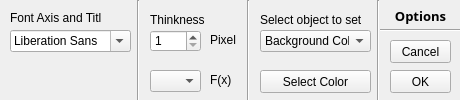
<?xml version="1.0" encoding="UTF-8"?>
<ui version="4.0">
 <class>OptionMenuPlotter</class>
 <widget class="QWidget" name="OptionMenuPlotter">
  <property name="geometry">
   <rect>
    <x>0</x>
    <y>0</y>
    <width>460</width>
    <height>100</height>
   </rect>
  </property>
  <property name="windowTitle">
   <string>Options</string>
  </property>
  <widget class="QPushButton" name="ok_btn">
   <property name="geometry">
    <rect>
     <x>390</x>
     <y>70</y>
     <width>61</width>
     <height>23</height>
    </rect>
   </property>
   <property name="text">
    <string>OK</string>
   </property>
  </widget>
  <widget class="QPushButton" name="cancel_btn">
   <property name="geometry">
    <rect>
     <x>390</x>
     <y>40</y>
     <width>61</width>
     <height>23</height>
    </rect>
   </property>
   <property name="text">
    <string>Cancel</string>
   </property>
  </widget>
  <widget class="QFontComboBox" name="font_box">
   <property name="geometry">
    <rect>
     <x>10</x>
     <y>30</y>
     <width>121</width>
     <height>22</height>
    </rect>
   </property>
  </widget>
  <widget class="QSpinBox" name="thinkness">
   <property name="geometry">
    <rect>
     <x>150</x>
     <y>30</y>
     <width>51</width>
     <height>22</height>
    </rect>
   </property>
   <property name="minimum">
    <number>1</number>
   </property>
   <property name="maximum">
    <number>5</number>
   </property>
  </widget>
  <widget class="QLabel" name="label_thinkness">
   <property name="geometry">
    <rect>
     <x>150</x>
     <y>10</y>
     <width>71</width>
     <height>20</height>
    </rect>
   </property>
   <property name="text">
    <string>Thinkness</string>
   </property>
  </widget>
  <widget class="QLabel" name="font">
   <property name="geometry">
    <rect>
     <x>10</x>
     <y>10</y>
     <width>91</width>
     <height>16</height>
    </rect>
   </property>
   <property name="text">
    <string>Font Axis and Title</string>
   </property>
  </widget>
  <widget class="QLabel" name="pixel">
   <property name="geometry">
    <rect>
     <x>210</x>
     <y>30</y>
     <width>31</width>
     <height>20</height>
    </rect>
   </property>
   <property name="text">
    <string>Pixel</string>
   </property>
  </widget>
  <widget class="QComboBox" name="comboBox">
   <property name="geometry">
    <rect>
     <x>150</x>
     <y>70</y>
     <width>51</width>
     <height>22</height>
    </rect>
   </property>
  </widget>
  <widget class="QLabel" name="fx">
   <property name="geometry">
    <rect>
     <x>210</x>
     <y>70</y>
     <width>31</width>
     <height>20</height>
    </rect>
   </property>
   <property name="text">
    <string>F(x)</string>
   </property>
  </widget>
  <widget class="QPushButton" name="select_color_btn">
   <property name="geometry">
    <rect>
     <x>260</x>
     <y>70</y>
     <width>111</width>
     <height>23</height>
    </rect>
   </property>
   <property name="text">
    <string>Select Color</string>
   </property>
  </widget>
  <widget class="Line" name="line">
   <property name="geometry">
    <rect>
     <x>130</x>
     <y>0</y>
     <width>16</width>
     <height>121</height>
    </rect>
   </property>
   <property name="orientation">
    <enum>Qt::Vertical</enum>
   </property>
  </widget>
  <widget class="Line" name="line_2">
   <property name="geometry">
    <rect>
     <x>240</x>
     <y>0</y>
     <width>16</width>
     <height>121</height>
    </rect>
   </property>
   <property name="orientation">
    <enum>Qt::Vertical</enum>
   </property>
  </widget>
  <widget class="Line" name="line_3">
   <property name="geometry">
    <rect>
     <x>370</x>
     <y>0</y>
     <width>16</width>
     <height>121</height>
    </rect>
   </property>
   <property name="orientation">
    <enum>Qt::Vertical</enum>
   </property>
  </widget>
  <widget class="QLabel" name="options">
   <property name="geometry">
    <rect>
     <x>380</x>
     <y>0</y>
     <width>81</width>
     <height>31</height>
    </rect>
   </property>
   <property name="font">
    <font>
     <family>Segoe UI Black</family>
     <pointsize>10</pointsize>
     <weight>75</weight>
     <bold>true</bold>
    </font>
   </property>
   <property name="text">
    <string>Options</string>
   </property>
   <property name="alignment">
    <set>Qt::AlignCenter</set>
   </property>
  </widget>
  <widget class="Line" name="line_4">
   <property name="geometry">
    <rect>
     <x>380</x>
     <y>20</y>
     <width>91</width>
     <height>20</height>
    </rect>
   </property>
   <property name="orientation">
    <enum>Qt::Horizontal</enum>
   </property>
  </widget>
  <widget class="QComboBox" name="object_to_set">
   <property name="geometry">
    <rect>
     <x>260</x>
     <y>30</y>
     <width>111</width>
     <height>22</height>
    </rect>
   </property>
   <item>
    <property name="text">
     <string>Background Color</string>
    </property>
   </item>
   <item>
    <property name="text">
     <string>Graph Background</string>
    </property>
   </item>
   <item>
    <property name="text">
     <string>Graph Color</string>
    </property>
   </item>
   <item>
    <property name="text">
     <string>Gridline Color</string>
    </property>
   </item>
   <item>
    <property name="text">
     <string>BreakPoint Color</string>
    </property>
   </item>
  </widget>
  <widget class="QLabel" name="label_thinkness_2">
   <property name="geometry">
    <rect>
     <x>260</x>
     <y>10</y>
     <width>101</width>
     <height>20</height>
    </rect>
   </property>
   <property name="text">
    <string>Select object to set</string>
   </property>
  </widget>
 </widget>
 <resources/>
 <connections/>
</ui>
